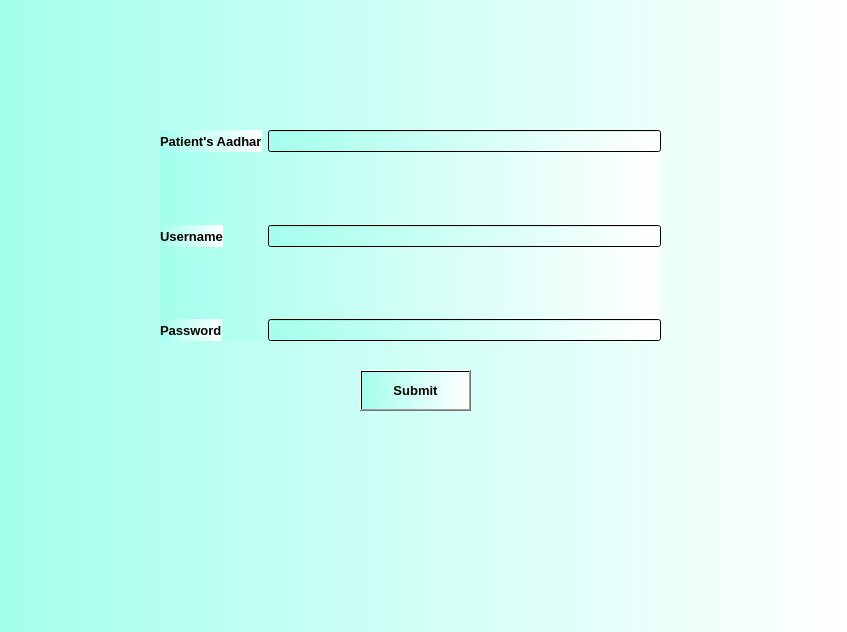
<?xml version="1.0" encoding="UTF-8"?>
<ui version="4.0">
 <class>Dialog</class>
 <widget class="QDialog" name="Dialog">
  <property name="geometry">
   <rect>
    <x>0</x>
    <y>0</y>
    <width>847</width>
    <height>632</height>
   </rect>
  </property>
  <property name="windowTitle">
   <string>Dialog</string>
  </property>
  <property name="styleSheet">
   <string notr="true">background-color: qlineargradient(spread:pad, x1:0, y1:0, x2:1, y2:0, stop:0 rgba(164, 255, 237, 255), stop:1 rgba(255, 255, 255, 255));</string>
  </property>
  <widget class="QWidget" name="formLayoutWidget">
   <property name="geometry">
    <rect>
     <x>160</x>
     <y>130</y>
     <width>501</width>
     <height>211</height>
    </rect>
   </property>
   <layout class="QFormLayout" name="formLayout">
    <item row="0" column="0">
     <widget class="QLabel" name="label">
      <property name="font">
       <font>
        <pointsize>10</pointsize>
        <weight>75</weight>
        <bold>true</bold>
       </font>
      </property>
      <property name="text">
       <string>Patient's Aadhar</string>
      </property>
     </widget>
    </item>
    <item row="2" column="0">
     <widget class="QLabel" name="label_2">
      <property name="font">
       <font>
        <pointsize>10</pointsize>
        <weight>75</weight>
        <bold>true</bold>
       </font>
      </property>
      <property name="text">
       <string>Username</string>
      </property>
     </widget>
    </item>
    <item row="4" column="0">
     <widget class="QLabel" name="label_3">
      <property name="font">
       <font>
        <pointsize>10</pointsize>
        <weight>75</weight>
        <bold>true</bold>
       </font>
      </property>
      <property name="text">
       <string>Password</string>
      </property>
     </widget>
    </item>
    <item row="0" column="1">
     <widget class="QLineEdit" name="p_aadhar_lineEdit"/>
    </item>
    <item row="2" column="1">
     <widget class="QLineEdit" name="u_name_lineEdit"/>
    </item>
    <item row="4" column="1">
     <widget class="QLineEdit" name="password_lineEdit">
      <property name="echoMode">
       <enum>QLineEdit::Password</enum>
      </property>
     </widget>
    </item>
    <item row="1" column="0">
     <spacer name="verticalSpacer">
      <property name="orientation">
       <enum>Qt::Vertical</enum>
      </property>
      <property name="sizeHint" stdset="0">
       <size>
        <width>20</width>
        <height>40</height>
       </size>
      </property>
     </spacer>
    </item>
    <item row="3" column="0">
     <spacer name="verticalSpacer_2">
      <property name="orientation">
       <enum>Qt::Vertical</enum>
      </property>
      <property name="sizeHint" stdset="0">
       <size>
        <width>20</width>
        <height>40</height>
       </size>
      </property>
     </spacer>
    </item>
   </layout>
  </widget>
  <widget class="QPushButton" name="pushButton">
   <property name="geometry">
    <rect>
     <x>360</x>
     <y>370</y>
     <width>111</width>
     <height>41</height>
    </rect>
   </property>
   <property name="font">
    <font>
     <pointsize>10</pointsize>
     <weight>75</weight>
     <bold>true</bold>
    </font>
   </property>
   <property name="text">
    <string>Submit</string>
   </property>
  </widget>
 </widget>
 <resources/>
 <connections/>
</ui>
